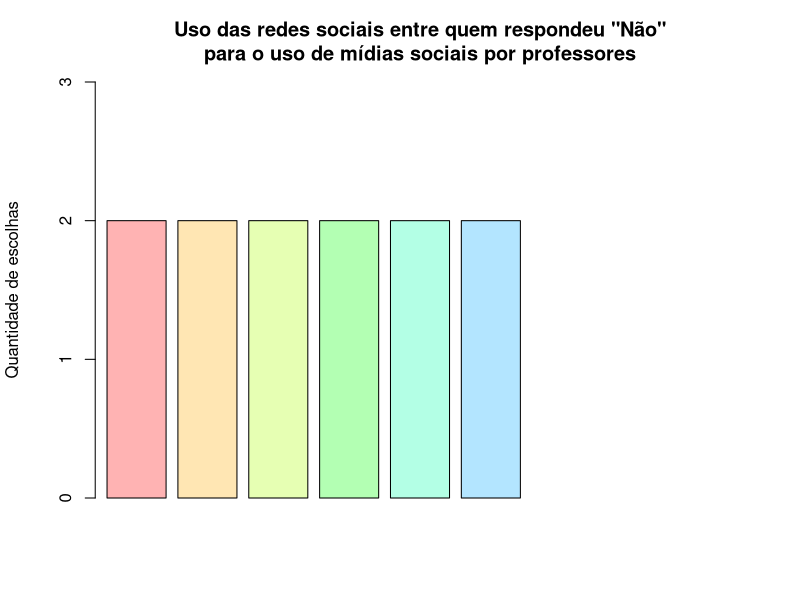
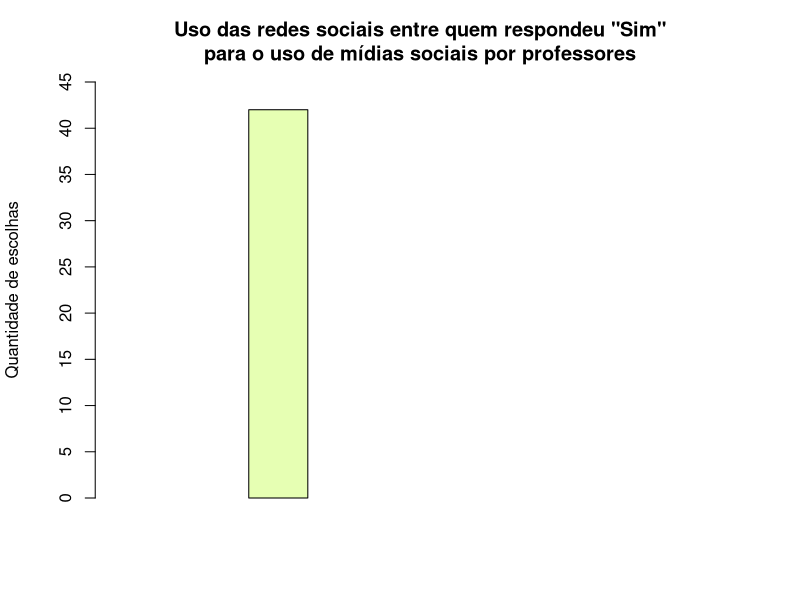
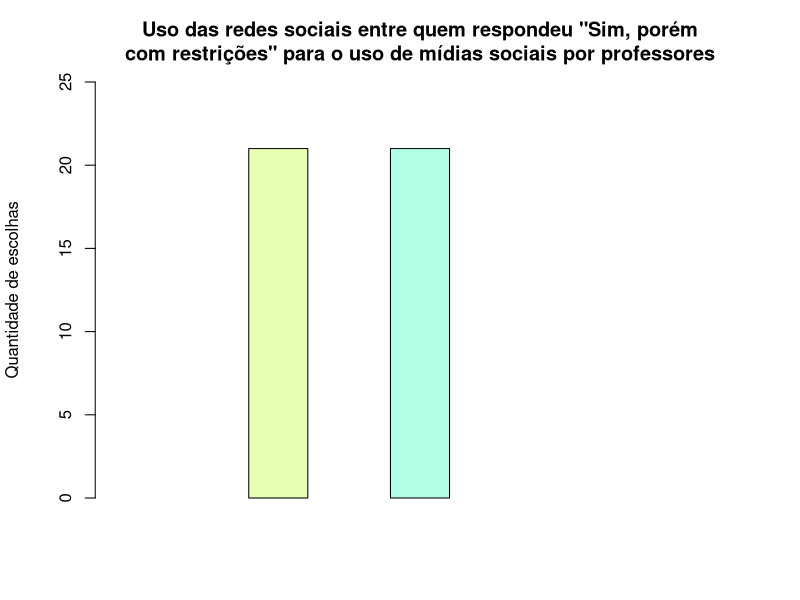

These charts were generated, in order, by the following R code: (Note: this script raises an error after producing the figures.)
library(readxl)

df <- read_excel("dados/umses_alunos_2018.xlsx")
#View(df)

tabela <- cbind(df$twitter, df$facebook, df$whatsapp, df$linkedin, df$youtube, df$instagram, df$snapchat, df$tumblr, df$pinterest, df$usoacademico)

# colnames(tabela) <- c(lbls, "Uso academico")

lbls <- c("Twitter", "Facebook", "Whatsapp", "Linkedin", "Youtube", "Instagram", "Snapchat", "Tumblr", "Pinterest")

tab1 <- tabela[tabela[, 10] == 1, 1:9]
graf1 <- colSums(tab1[1:length(tab1[, 1]), 1:9])

tab2 <- tabela[tabela[, 10] == 2, 1:9]
graf2 <- colSums(tab2[1:length(tab2[, 1]), 1:9])

tab3 <- tabela[tabela[, 10] == 3, 1:9]
graf3 <- colSums(tab3[1:length(tab3[, 1]), 1:9])

tab4 <- tabela[tabela[, 10] == 4, 1:9]
graf4 <- colSums(tab4[1:length(tab4[, 1]), 1:9])


png("graficos/relacao-uso-midias-sociais-por-uso-redes-sociais-1.png", width=600, height=600)
xval1 <- barplot(graf1,
                 main="Uso das redes sociais entre quem respondeu \"Não\"\npara o uso de mídias sociais por professores",
                 ylab="Quantidade de escolhas",
                 beside=TRUE,
                 axes=FALSE,
                 axisnames=FALSE,
                 col=rainbow(9, s=.3),
                 ylim=c(0, 3))
axis(0:3, side=2, pos=c(0, 0))

text(lbls, x=xval1, y=-0.05 * max(graf1), srt="45", xpd=TRUE, adj=1)
text(graf1, x=xval1, y=graf1 + 0.05 * max(graf1))


dev.off()

png("graficos/relacao-uso-midias-sociais-por-uso-redes-sociais-2.png", width=600, height=600)

xval2 <- barplot(graf2,
                 main="Uso das redes sociais entre quem respondeu \"Sim\"\npara o uso de mídias sociais por professores",
                 ylab="Quantidade de escolhas",
                 beside=TRUE,
                 axes=FALSE,
                 axisnames=FALSE,
                 col=rainbow(9, s=.3),
                 ylim=c(0, 45))
axis(seq(0, 45, 5), side=2, pos=c(0, 0))

text(lbls, x=xval2, y=-0.05 * max(graf2), srt="45", xpd=TRUE, adj=1)
text(graf2, x=xval2, y=graf2 + 0.05 * max(graf2))

dev.off()

png("graficos/relacao-uso-midias-sociais-por-uso-redes-sociais-3.png", width=600, height=600)


xval3 <- barplot(graf3,
                 main="Uso das redes sociais entre quem respondeu \"Sim, porém\ncom restrições\" para o uso de mídias sociais por professores",
                 ylab="Quantidade de escolhas",
                 beside=TRUE,
                 axes=FALSE,
                 axisnames=FALSE,
                 col=rainbow(9, s=.3),
                 ylim=c(0, 25))
axis(seq(0, 25, 5), side=2, pos=c(0, 0))

text(lbls, x=xval3, y=-0.05 * max(graf3), srt="45", xpd=TRUE, adj=1)
text(graf3, x=xval3, y=graf3 + 0.05 * max(graf3))

dev.off()

png("graficos/relacao-uso-midias-sociais-por-uso-redes-sociais-4.png", width=600, height=600)

xval4 <- barplot(graf4,
                 main="Uso das redes sociais entre quem respondeu \"Não sei/Não\ntenho opinião\"\ para o uso de mídias sociais por professores",
                 ylab="Quantidade de escolhas",
                 beside=TRUE,
                 axes=FALSE,
                 axisnames=FALSE,
                 col=rainbow(9, s=.3),
                 ylim=c(0, max(graf4) + 1))
axis(0:(max(graf4) + 1), side=2, pos=c(0, 0))

text(lbls, x=xval4, y=-0.05 * max(graf4), srt="45", xpd=TRUE, adj=1)
text(graf4, x=xval4, y=graf4 + 0.05 * max(graf4))

dev.off()
